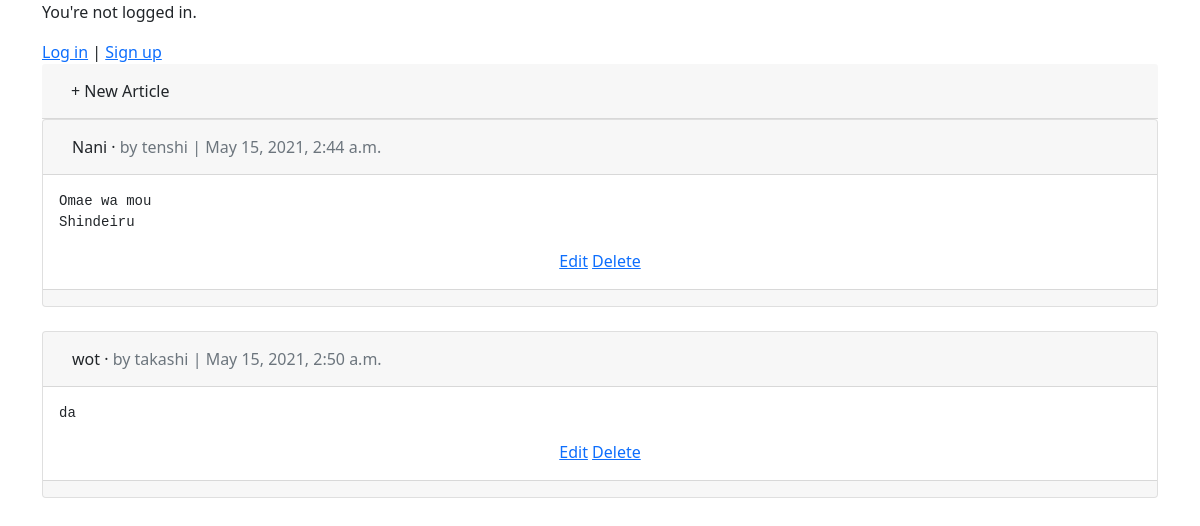
/articles/, run on an earlier commit of the app's database.
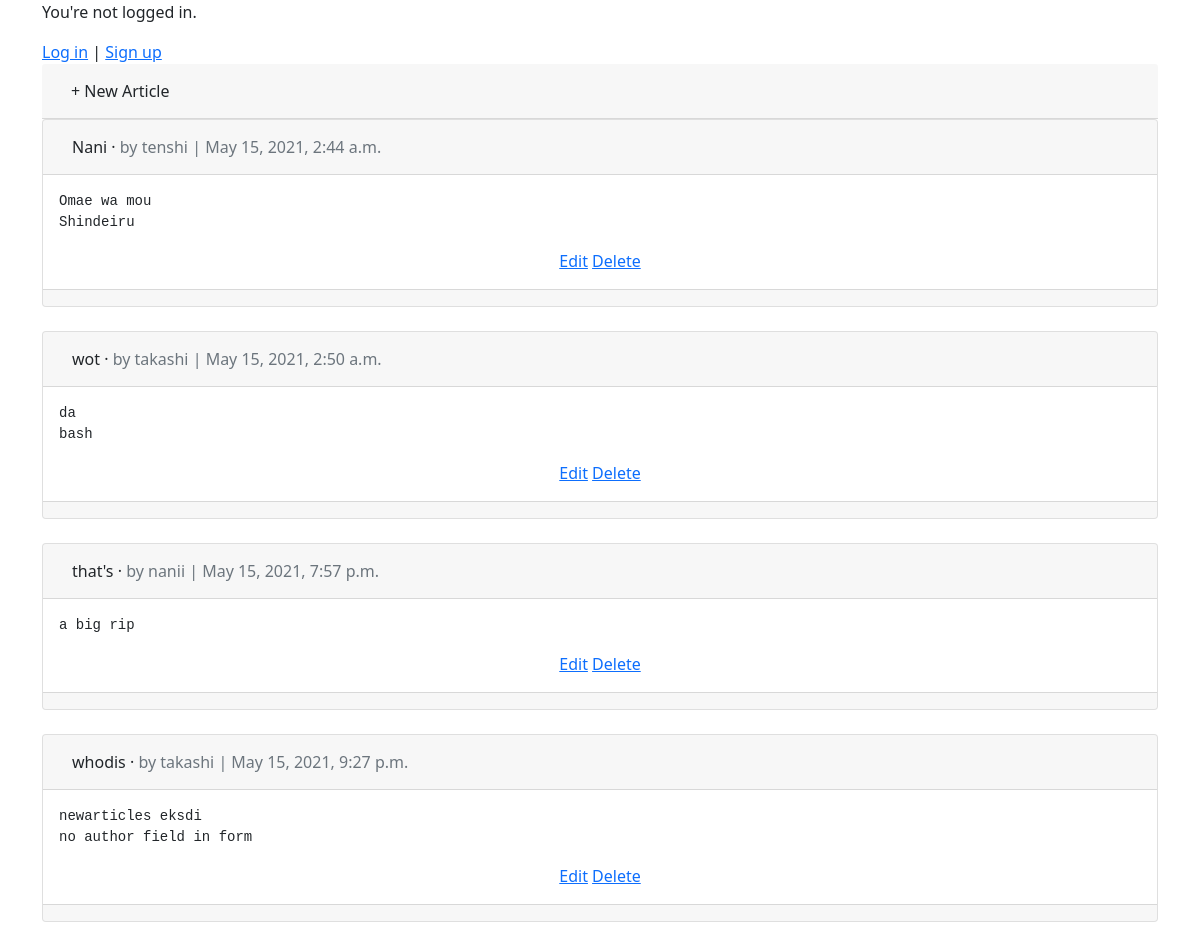
And on a later commit of the database.
### articles/models.py (models this page shows, shortened)
class Article(models.Model):
    title = models.CharField(max_length=255)
    body = models.TextField()
    date = models.DateTimeField(auto_now_add=True)
    author = models.ForeignKey(
        get_user_model(),
        on_delete=models.CASCADE,
    )

### users/models.py (models this page shows)
class CustomUser(AbstractUser):
    age = models.PositiveIntegerField(null=True, blank=True)

### articles/views.py (the view)
# urls.py: path('', ArticleListView.as_view(), name='article_list'),
class ArticleListView(ListView):
    model = Article
    template_name = 'articles/article_list.html'

### articles/templates/articles/article_list.html (shortened to what this page needs)
{% extends 'base.html' %}
{% block content %}
<div class="card-header">
    <a href="{% url 'article_new' %}" class="btn">+ New Article</a>
</div>
{% for article in object_list %}
<div class="card">
    <div class="card-header">
        <a href="{% url 'article_detail' article.pk %}" class="btn">
            <span class="font-weight-bold">{{ article.title }}</span> &middot;
            <span class="text-muted">
                by {{ article.author }} | {{ article.date }}
            </span>
        </a>
    </div>
    <div class="card-body">
        <pre>{{ article.body }}</pre>
        <div class="text-center text-muted">
            <a href="{% url 'article_edit' article.pk %}">Edit</a>
            <a href="{% url 'article_delete' article.pk %}">Delete</a>
        </div>
    </div>
    <div class="card-footer">
    </div>
</div>
<br>
{% endfor %}
{% endblock %}

### users/templates/base.html (shortened to what this page needs)
{% load static %}
<!DOCTYPE html>
<html lang="en">
<head>
    <link href="https://cdn.jsdelivr.net/npm/bootstrap@5.0.1/dist/css/bootstrap.min.css" rel="stylesheet">
</head>
<body>
<nav class="container">
{% if user.is_authenticated  %}
    Hi {{ user.username }}
    <p><a href="{% url 'logout' %}">Log out</a></p>
{% else %}
    <p>You're not logged in.</p>
    <a href="{% url 'login' %}">Log in</a>
    |
    <a href="{% url 'signup' %}">Sign up</a>
{% endif %}
</nav>
<div class="container">
    {% block content %}
    {% endblock %}
</div>
</body>
</html>

What changed in the data, as far as the page shows it:
changed Article "wot": body "da" → "da bash"
added Article: title "that's", author "nanii", date "May 15, 2021, 7:57 p.m.", body "a big rip"
added Article: title "whodis", author "takashi", date "May 15, 2021, 9:27 p.m.", body "newarticles eksdi no author field in form"
